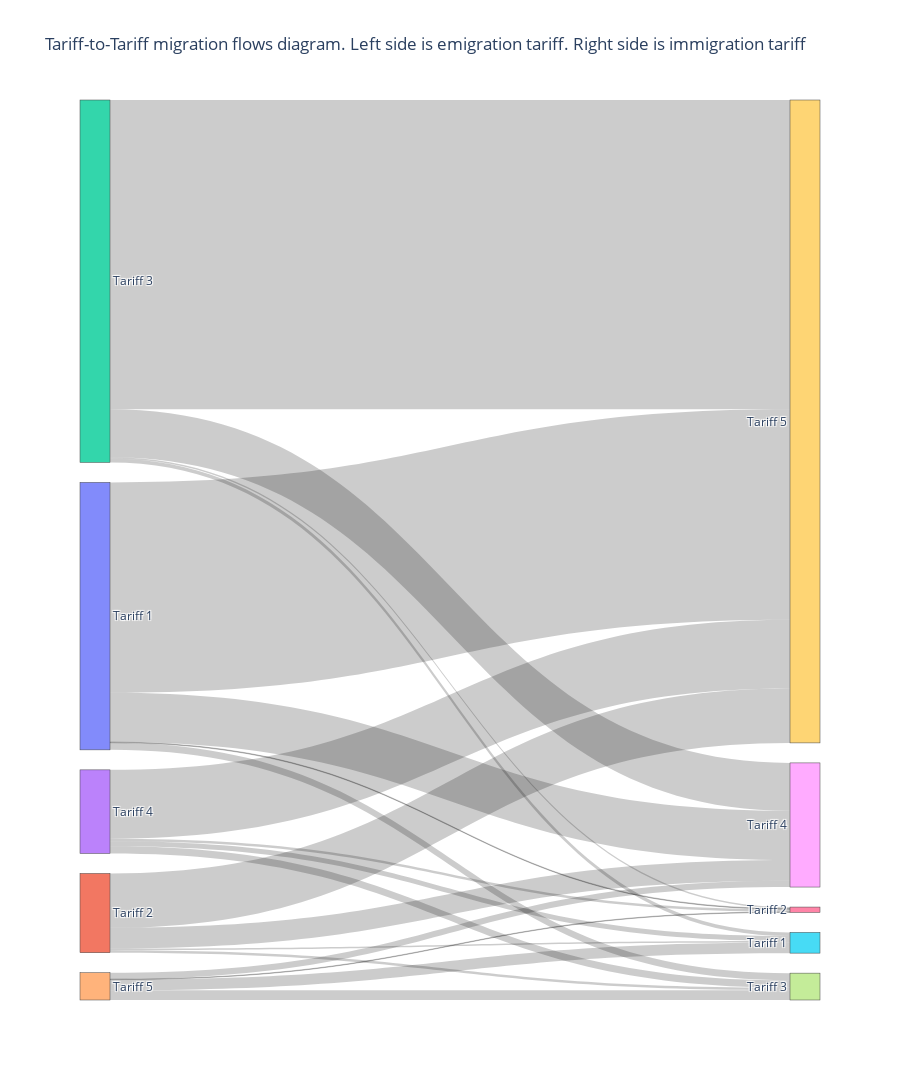

The code cell stored with this chart in its notebook:
### Code cell
# Creating Sankey diagram for migration flows

labels = (pd.concat([migration_flows['TARIFF_PLAN_ID'], migration_flows['MIGRATION_TARIFF']])
          .unique())
unique_labels_amount = len(labels)
labels = list(map(lambda l: f'Tariff {l}', labels))
sankey_labels = labels * 2

source = migration_flows['TARIFF_PLAN_ID'].apply(lambda x: sankey_labels.index(f'Tariff {x}')).to_list()
target = migration_flows['MIGRATION_TARIFF'].apply(lambda x: sankey_labels.index(f'Tariff {x}', unique_labels_amount)).to_list()
value = migration_flows['COUNT']

fig = go.Figure()
fig.add_trace(
    go.Sankey(
        valuesuffix=' Migrations',
        arrangement='snap',
        node=dict(
            label=sankey_labels,
            pad=20,
            thickness=30,  
            
        ),
        link=dict(
            source=source,
            target=target,
            value=value
        )
    )
)
fig.update_layout(title='Tariff-to-Tariff migration flows diagram. Left side is emigration tariff. Right side is immigration tariff',
                  height=1080)
fig.show()

### Figure 1 — Plotly figure (JSON) as saved in the notebook; plotly's stock layout.template omitted (floating-point values rounded to 4 significant figures)
{"data": [{"arrangement": "snap", "link": {"source": [0, 0, 0, 0, 1, 1, 1, 1, 2, 2, 2, 2, 3, 3, 3, 3, 4, 4, 4, 4], "target": [6, 7, 8, 9, 5, 7, 8, 9, 5, 6, 8, 9, 5, 6, 7, 9, 5, 6, 7, 8], "value": [5, 55, 378, 1613, 13, 20, 158, 417, 28, 12, 367, 2372, 37, 20, 56, 528, 81, 4, 75, 49]}, "node": {"label": ["Tariff 1", "Tariff 2", "Tariff 3", "Tariff 4", "Tariff 5", "Tariff 1", "Tariff 2", "Tariff 3", "Tariff 4", "Tariff 5"], "pad": 20, "thickness": 30}, "type": "sankey", "valuesuffix": " Migrations"}], "layout": {"height": 1080, "title": {"text": "Tariff-to-Tariff migration flows diagram. Left side is emigration tariff. Right side is immigration tariff"}}}
